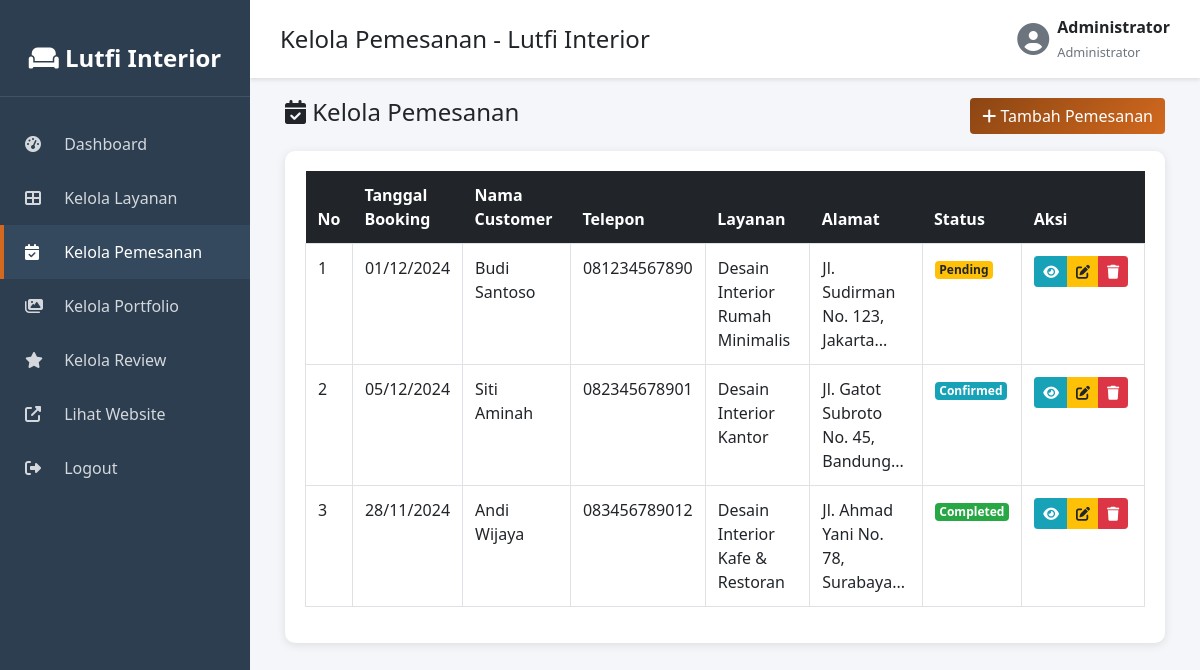
Screenshot of /public/booking (signed in) with the database file from the repository.
### tables this page shows
CREATE TABLE `bookings` (
  `id` int NOT NULL,
  `service_id` int NOT NULL,
  `customer_name` varchar(100) NOT NULL,
  `email` varchar(100) NOT NULL,
  `phone` varchar(20) NOT NULL,
  `booking_date` date NOT NULL,
  `address` text,
  `notes` text,
  `status` enum('pending','confirmed','completed','cancelled') DEFAULT 'pending',
  `created_at` timestamp NULL DEFAULT CURRENT_TIMESTAMP
);

CREATE TABLE `services` (
  `id` int NOT NULL,
  `name` varchar(100) NOT NULL,
  `description` text,
  `price` decimal(10,2) NOT NULL,
  `image` varchar(255) DEFAULT NULL,
  `status` enum('active','inactive') DEFAULT 'active',
  `created_at` timestamp NULL DEFAULT CURRENT_TIMESTAMP,
  `updated_at` timestamp NULL DEFAULT CURRENT_TIMESTAMP ON UPDATE CURRENT_TIMESTAMP
);

### app/core/Controller.php (called while the page is built, shortened)
<?php
    class Controller {
        public function view($view, $data = [])
        {
        require_once '../app/views/' . $view . '.php';
        }
        public function model($model)
        {
        return new $model;
        }
    }

### app/controllers/Booking.php (called while the page is built, shortened)
<?php
class Booking extends Controller
{
    public function index()
    {
        $data['title'] = 'Kelola Pemesanan - Lutfi Interior';
        $data['bookings'] = $this->model('Booking_model')->getAllBookings();
        $data['services'] = $this->model('Service_model')->getAllServices();
        $this->view('templets/admin_header', $data);
        $this->view('admin/booking/index', $data);
        $this->view('templets/admin_footer');
    }
}

### app/core/App.php (called while the page is built, shortened)
<?php
class App
{
    protected $method = 'index';
    protected $params = [];
    public function __construct()
    {
        $this->controller = new $this->controller;
        call_user_func_array([$this->controller, $this->method], $this->params);
    }
}

### public/index.php (called while the page is built, shortened)
<?php
$app = new App;

### app/core/Database.php (called while the page is built, shortened)
<?php
class Database {
    private $host = DB_HOST;
    private $user = DB_USER;
    private $pass = DB_PASS;
    private $db_name = DB_NAME;
    private $dbh;
    private $stmt;
    public function __construct()
    {
        $dsn = 'mysql:host=' . $this->host . ';dbname=' . $this->db_name;
        $option = [
                PDO::ATTR_PERSISTENT => true,
                PDO::ATTR_ERRMODE => PDO::ERRMODE_EXCEPTION
        ];
        try {
            $this->dbh = new PDO($dsn, $this->user, $this->pass, $option);
        } catch(PDOException $e) {
            die($e->getMessage());
        }
    }
    public function query($query)
    {
        $this->stmt = $this->dbh->prepare($query);
    }
    public function execute()
    {
        $this->stmt->execute();
    }
    public function resultSet()
    {
        $this->execute();
        return $this->stmt->fetchAll(PDO::FETCH_ASSOC);
    }
}

### app/models/Booking_model.php (called while the page is built, shortened)
<?php
class Booking_model {
    private $table = 'bookings';
    private $db;
    public function __construct()
    {
        $this->db = new Database;
    }
    public function getAllBookings()
    {
        $query = "SELECT b.*, s.name as service_name
                  FROM {$this->table} b
                  LEFT JOIN services s ON b.service_id = s.id
                  ORDER BY b.created_at DESC";
        $this->db->query($query);
        return $this->db->resultSet();
    }
}

### app/views/admin/booking/index.php (the view, shortened to what this page needs)
<div class="container-fluid">
    <div class="row mb-3">
        <div class="col-md-6">
            <h4><i class="fas fa-calendar-check"></i> Kelola Pemesanan</h4>
        </div>
        <div class="col-md-6 text-right">
            <button class="btn btn-primary" data-toggle="modal" data-target="#modalTambah">
                <i class="fas fa-plus"></i> Tambah Pemesanan
            </button>
        </div>
    </div>
    <div class="card">
        <div class="card-body">
            <div class="table-responsive">
                <table class="table table-hover table-bordered">
                    <thead class="thead-dark">
                        <tr>
                            <th width="5%">No</th>
                            <th width="12%">Tanggal Booking</th>
                            <th width="15%">Nama Customer</th>
                            <th width="12%">Telepon</th>
                            <th width="15%">Layanan</th>
                            <th width="15%">Alamat</th>
                            <th width="10%">Status</th>
                            <th width="16%">Aksi</th>
                        </tr>
                    </thead>
                    <tbody>
                        <?php if (!empty($data['bookings'])): ?>
                            <?php $no = 1; foreach ($data['bookings'] as $booking): ?>
                                <tr>
                                    <td><?= $no++; ?></td>
                                    <td><?= date('d/m/Y', strtotime($booking['booking_date'])); ?></td>
                                    <td><?= $booking['customer_name']; ?></td>
                                    <td><?= $booking['phone']; ?></td>
                                    <td><?= $booking['service_name']; ?></td>
                                    <td><?= substr($booking['address'], 0, 50); ?>...</td>
                                    <td>
                                        <?php
                                        $badgeClass = [
                                            'pending' => 'badge-warning',
                                            'confirmed' => 'badge-info',
                                            'completed' => 'badge-success',
                                            'cancelled' => 'badge-danger'
                                        ];
                                        ?>
                                        <span class="badge <?= $badgeClass[$booking['status']]; ?>">
                                            <?= ucfirst($booking['status']); ?>
                                        </span>
                                    </td>
                                    <td>
                                        <div class="btn-group btn-group-sm">
                                            <button class="btn btn-info tampilModalDetail"
                                                    data-id="<?= $booking['id']; ?>"
                                                    data-toggle="modal" data-target="#modalDetail">
                                                <i class="fas fa-eye"></i>
                                            </button>
                                            <button class="btn btn-warning tampilModalUbah"
                                                    data-id="<?= $booking['id']; ?>"
                                                    data-toggle="modal" data-target="#modalUbah">
                                                <i class="fas fa-edit"></i>
                                            </button>
                                            <a href="<?= BASEURL; ?>/booking/hapus/<?= $booking['id']; ?>"
                                               class="btn btn-danger"
                                               onclick="return confirm('Yakin ingin menghapus?')">
                                                <i class="fas fa-trash"></i>
                                            </a>
                                        </div>
                                    </td>
                                </tr>
                            <?php endforeach; ?>
                        <?php else: ?>
                            <tr>
                                <td colspan="8" class="text-center">Belum ada data pemesanan</td>
                            </tr>
                        <?php endif; ?>
                    </tbody>
                </table>
            </div>
        </div>
    </div>
</div>

### app/views/templets/admin_header.php (shortened to what this page needs)
<!DOCTYPE html>
<html lang="id">
<head>
    <link rel="stylesheet" href="<?= BASEURL; ?>/css/bootstrap.css">
    <link rel="stylesheet" href="https://cdnjs.cloudflare.com/ajax/libs/font-awesome/6.4.0/css/all.min.css">
</head>
<body>
    <aside class="sidebar">
        <div class="sidebar-brand">
            <i class="fas fa-couch"></i> Lutfi Interior
        </div>
        <ul class="sidebar-menu">
            <li>
                <a href="<?= BASEURL; ?>/dashboard" <?= (strpos($_SERVER['REQUEST_URI'], '/dashboard') !== false) ? 'class="active"' : ''; ?>>
                    <i class="fas fa-tachometer-alt"></i> Dashboard
                </a>
            </li>
            <li>
                <a href="<?= BASEURL; ?>/service" <?= (strpos($_SERVER['REQUEST_URI'], '/service') !== false) ? 'class="active"' : ''; ?>>
                    <i class="fas fa-th-large"></i> Kelola Layanan
                </a>
            </li>
            <li>
                <a href="<?= BASEURL; ?>/booking" <?= (strpos($_SERVER['REQUEST_URI'], '/booking') !== false) ? 'class="active"' : ''; ?>>
                    <i class="fas fa-calendar-check"></i> Kelola Pemesanan
                </a>
            </li>
            <li>
                <a href="<?= BASEURL; ?>/portfolio" <?= (strpos($_SERVER['REQUEST_URI'], '/portfolio') !== false) ? 'class="active"' : ''; ?>>
                    <i class="fas fa-images"></i> Kelola Portfolio
                </a>
            </li>
            <li>
                <a href="<?= BASEURL; ?>/review" <?= (strpos($_SERVER['REQUEST_URI'], '/review') !== false) ? 'class="active"' : ''; ?>>
                    <i class="fas fa-star"></i> Kelola Review
                </a>
            </li>
            <li>
                <a href="<?= BASEURL; ?>" target="_blank">
                    <i class="fas fa-external-link-alt"></i> Lihat Website
                </a>
            </li>
            <li>
                <a href="<?= BASEURL; ?>/auth/logout" onclick="return confirm('Yakin ingin logout?')">
                    <i class="fas fa-sign-out-alt"></i> Logout
                </a>
            </li>
        </ul>
    </aside>
    <main class="main-content">
        <div class="top-navbar">
            <h4 class="mb-0"><?= $data['title']; ?></h4>
            <div class="user-info">
                <i class="fas fa-user-circle fa-2x text-muted"></i>
                <div class="ml-2">
                    <strong><?= $_SESSION['name'] ?? 'Admin'; ?></strong>
                    <br>
                    <small class="text-muted">Administrator</small>
                </div>
            </div>
        </div>

### app/views/templets/admin_footer.php (shortened to what this page needs)
</main>
</body>
</html>

### app/views/templets/admin_header.php (style rules this page uses)
:root { --primary-color: #8B4513; --secondary-color: #D2691E; --sidebar-bg: #2c3e50; --sidebar-hover: #34495e; }
body { background-color: #f4f6f9; font-family: 'Segoe UI', Tahoma, Geneva, Verdana, sans-serif; }
.sidebar { position: fixed; top: 0; left: 0; height: 100vh; width: 250px; background-color: var(--sidebar-bg); padding-top: 20px; overflow-y: auto; z-index: 1000; }
.sidebar-brand { padding: 20px; text-align: center; color: white; font-size: 1.5rem; font-weight: bold; border-bottom: 1px solid rgba(255,255,255,0.1); margin-bottom: 20px; }
.sidebar-menu { list-style: none; padding: 0; margin: 0; }
.sidebar-menu li a { display: block; padding: 15px 25px; color: rgba(255,255,255,0.8); text-decoration: none; transition: all 0.3s; }
.sidebar-menu li a:hover, .sidebar-menu li a.active { background-color: var(--sidebar-hover); color: white; border-left: 4px solid var(--secondary-color); padding-left: 21px; }
.sidebar-menu li a i { width: 25px; margin-right: 10px; }
.main-content { margin-left: 250px; padding: 20px; min-height: 100vh; }
.top-navbar { background: white; padding: 15px 30px; margin: -20px -20px 20px -20px; box-shadow: 0 2px 4px rgba(0,0,0,0.1); display: flex; justify-content: space-between; align-items: center; }
.user-info { display: flex; align-items: center; }
.card { border: none; border-radius: 10px; box-shadow: 0 2px 10px rgba(0,0,0,0.1); margin-bottom: 20px; }
.btn-primary { background: linear-gradient(135deg, var(--primary-color), var(--secondary-color)); border: none; }
.table thead th { background-color: var(--primary-color); color: white; border: none; }

### rows the page displays
bookings: booking_date "01/12/2024", customer_name "Budi Santoso", phone "081234567890", service.name "Desain Interior Rumah Minimalis", address "Jl. Sudirman No. 123, Jakarta", status "Pending"
bookings: booking_date "05/12/2024", customer_name "Siti Aminah", phone "082345678901", service.name "Desain Interior Kantor", address "Jl. Gatot Subroto No. 45, Bandung", status "Confirmed"
bookings: booking_date "28/11/2024", customer_name "Andi Wijaya", phone "083456789012", service.name "Desain Interior Kafe & Restoran", address "Jl. Ahmad Yani No. 78, Surabaya", status "Completed"

### other values shown
$data['title'] "Kelola Pemesanan - Lutfi Interior"
$_SESSION['name'] "Administrator"
